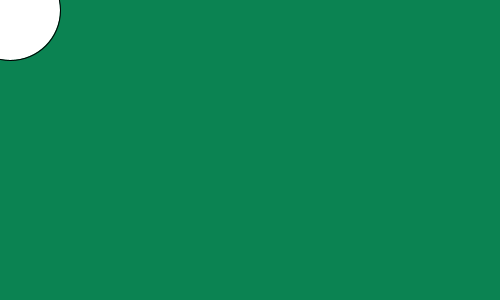
Frame 1 (no input)
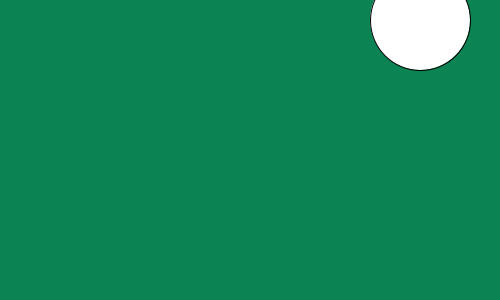
Frame 60 (the mouse pressed at the canvas centre just before this capture)
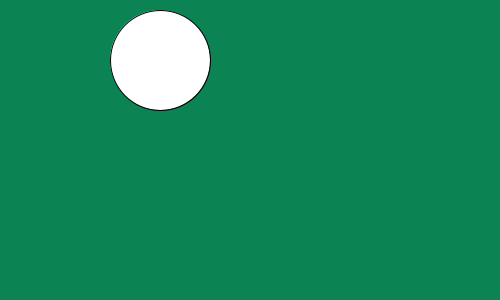
Frame 120 (the mouse held since frame 60 and released just before this capture)

The Processing sketch that drew these frames (run headless with seeded random() and noise(); from frame 60 on, the mouse is pressed at the canvas centre):

// Processing sketch: Krogec
// ── Krogec.pde
float x=0,y=0, ySpeed=10,xSpeed=10;
void setup(){
  size(500,300);
}

void draw(){
  background(#0B8352);
  x += xSpeed;
  y += ySpeed;
  if(y>height || y<0) ySpeed *= -1;
  if(x>width || x<0) xSpeed *= -1;
  ellipse(x,y,100,100);
}
